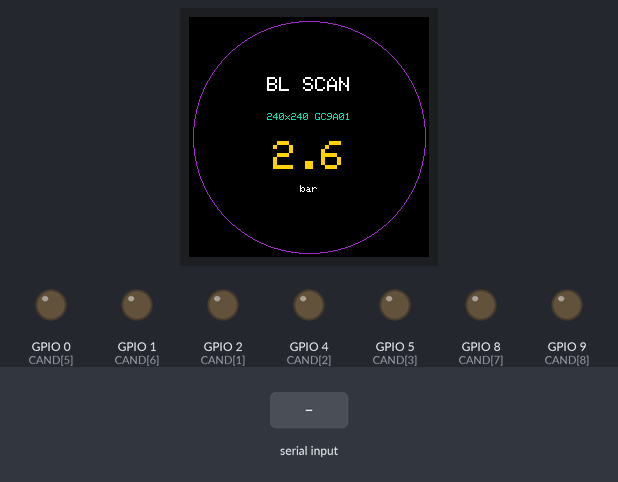
Simulated run of this sketch. Board: ESP32. Parts: 240×240 colour display, output pins drawn as LEDs (lit = HIGH). Dashed ring = blinking. Inputs (shaded band) come from the test bench. Pins used as bus, display or sensor lines are not drawn; what the sketch prints to the serial monitor is not drawn.

Above: at 1.7 s.
1.8 s: "scan\n" received over Serial
At 2.85 s:
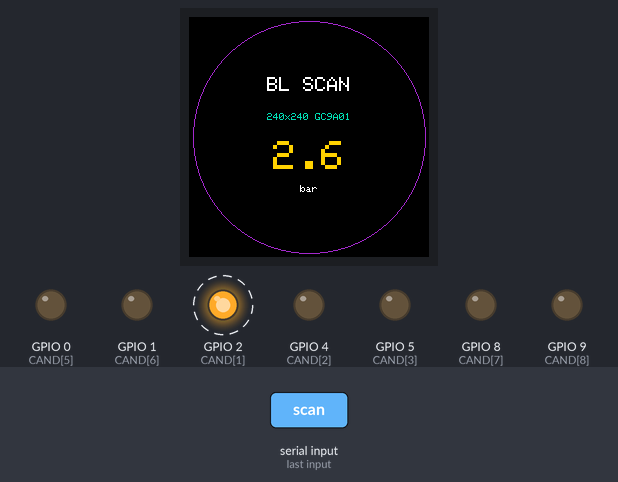
At 4.17 s:
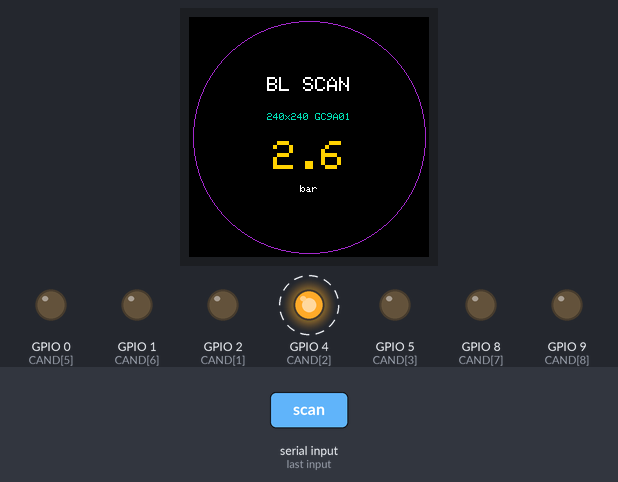
Timing chart, 0 to 19.8 s (numbered marks = the images above; inputs shaded):
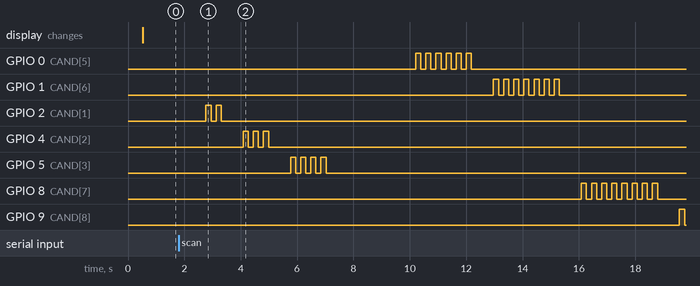

The sketch:

esp32-2424s012-bl-scan.ino
```cpp
/*
 * esp32-2424s012-bl-scan —— 背光排查固件
 *
 * 现象：面板初始化成功(240x240)但屏幕完全无光 → 背光没通。
 * 做法：把候选 GPIO 挨个当背光用，第 N 个候选引脚就闪 N 下：
 *        第 1 组（高电平有效）：引脚 1..9  → 分别闪 1..9 下
 *        间隔 3 秒全黑
 *        第 2 组（低电平有效）：同样的引脚 → 分别闪 1..9 下
 *      你只要记住"在哪一组、闪了几下"，就能反推出引脚和极性。
 *
 * 注意：C3 的 GPIO18/19/20/21 是 USB，绝不能驱动，已排除。
 *
 * 串口命令（115200，换行结尾）：
 *   h        帮助
 *   scan     开始闪烁排查（开机不自动跑，避免和别的日志混在一起）
 *   bl <pin> 直接把某个引脚当背光拉满
 *   draw     重画测试图案
 *   inv      切换背光极性后重设
 */

#define LGFX_USE_V1
#include <LovyanGFX.hpp>
#include <Arduino.h>

/* ---- 候选背光引脚（已排除 USB 18/19/20/21 与 SPI 6/7）---- */
static const uint8_t CAND[] = {3, 2, 4, 5, 10, 0, 1, 8, 9};
static const uint8_t CAND_N = sizeof(CAND) / sizeof(CAND[0]);

static int8_t  g_blPin  = 3;      // 社区资料写的背光脚
static bool    g_blInv  = false;  // 是否低电平有效

#define PIN_LCD_SCLK 6
#define PIN_LCD_MOSI 7
#define PIN_LCD_DC   2
#define PIN_LCD_CS   10

class LGFX : public lgfx::LGFX_Device {
  lgfx::Panel_GC9A01 _panel;
  lgfx::Bus_SPI      _bus;
  lgfx::Light_PWM    _light;
 public:
  LGFX() {
    {
      auto c = _bus.config();
      c.spi_host = SPI2_HOST; c.spi_mode = 0;
      c.freq_write = 40000000; c.freq_read = 16000000;
      c.pin_sclk = PIN_LCD_SCLK; c.pin_mosi = PIN_LCD_MOSI;
      c.pin_miso = -1; c.pin_dc = PIN_LCD_DC;
      _bus.config(c); _panel.setBus(&_bus);
    }
    {
      auto c = _panel.config();
      c.pin_cs = PIN_LCD_CS; c.pin_rst = -1;
      c.panel_width = 240; c.panel_height = 240;
      c.readable = false; c.invert = true; c.rgb_order = false;
      _panel.config(c);
    }
    {
      auto c = _light.config();
      c.pin_bl = g_blPin; c.freq = 12000; c.pwm_channel = 7; c.invert = g_blInv;
      _light.config(c); _panel.setLight(&_light);
    }
    setPanel(&_panel);
  }
};

static LGFX lcd;

static void drawPattern() {
  lcd.fillScreen(TFT_BLACK);
  lcd.drawCircle(120, 120, 116, lcd.color565(160, 40, 200));
  lcd.setTextDatum(textdatum_t::top_center);
  lcd.setTextColor(TFT_WHITE, TFT_BLACK);
  lcd.setTextSize(2);
  lcd.drawString("BL SCAN", 120, 60);
  lcd.setTextSize(1);
  lcd.setTextColor(lcd.color565(0, 220, 180), TFT_BLACK);
  lcd.drawString("240x240 GC9A01", 120, 96);
  lcd.setTextSize(4);
  lcd.setTextColor(lcd.color565(255, 210, 0), TFT_BLACK);
  lcd.setTextDatum(textdatum_t::middle_center);
  lcd.drawString("2.6", 120, 140);
  lcd.setTextSize(1);
  lcd.setTextColor(TFT_WHITE, TFT_BLACK);
  lcd.drawString("bar", 120, 172);
}

static void pinAllLow() {
  for (uint8_t i = 0; i < CAND_N; i++) {
    pinMode(CAND[i], OUTPUT);
    digitalWrite(CAND[i], LOW);
  }
}

static void blinkPin(uint8_t pin, uint8_t times, bool activeHigh) {
  pinAllLow();
  pinMode(pin, OUTPUT);
  for (uint8_t k = 0; k < times; k++) {
    digitalWrite(pin, activeHigh ? HIGH : LOW);
    if (!activeHigh) digitalWrite(pin, LOW);   // 已在 LOW，保持
    delay(180);
    digitalWrite(pin, activeHigh ? LOW : HIGH);
    delay(180);
  }
  pinAllLow();
}

static void runScan() {
  Serial.printf("\r\n===== 第 1 组：高电平有效 =====\r\n");
  for (uint8_t i = 0; i < CAND_N; i++) {
    Serial.printf("[1] pin=%-2u 闪 %u 下\r\n", CAND[i], i + 1);
    blinkPin(CAND[i], i + 1, true);
    delay(600);
  }
  Serial.printf("---- 间隔 3 秒（全黑）----\r\n");
  delay(3000);

  Serial.printf("===== 第 2 组：低电平有效 =====\r\n");
  for (uint8_t i = 0; i < CAND_N; i++) {
    Serial.printf("[2] pin=%-2u 闪 %u 下\r\n", CAND[i], i + 1);
    pinAllLow();
    pinMode(CAND[i], OUTPUT);
    digitalWrite(CAND[i], HIGH);           // 先拉高=灭
    for (uint8_t k = 0; k < i + 1; k++) {
      digitalWrite(CAND[i], LOW);          // 低=亮
      delay(180);
      digitalWrite(CAND[i], HIGH);
      delay(180);
    }
    delay(600);
  }
  pinAllLow();
  Serial.printf("扫描结束。记住你看到的：第几组、闪几下。\r\n");
}

static char    g_line[48];
static uint8_t g_len = 0;

static void pollSerial() {
  while (Serial.available()) {
    char ch = (char)Serial.read();
    if (ch == '\r') continue;
    if (ch != '\n') { if (g_len < sizeof(g_line) - 1) g_line[g_len++] = ch; continue; }
    g_line[g_len] = 0; g_len = 0;
    String cmd(g_line); cmd.trim();
    if (cmd.length() == 0) continue;
    if (cmd == "h") {
      Serial.printf("命令：all1/all0 全部候选脚拉高/拉低 | set 3,2,4 1 指定脚 | scan 闪烁排查 | bl <pin> | draw | inv\r\n");
    } else if (cmd == "scan") {
      runScan();
    } else if (cmd.startsWith("bl ")) {
      int p = cmd.substring(3).toInt();
      g_blPin = (int8_t)p;
      pinMode(p, OUTPUT);
      digitalWrite(p, g_blInv ? LOW : HIGH);
      Serial.printf("背光脚设为 GPIO%d（%s），已拉满\r\n", p, g_blInv ? "低有效" : "高有效");
      drawPattern();
    } else if (cmd == "all1" || cmd == "all0") {
      bool lvl = (cmd == "all1");
      for (uint8_t i = 0; i < CAND_N; i++) { pinMode(CAND[i], OUTPUT); digitalWrite(CAND[i], lvl ? HIGH : LOW); }
      Serial.printf("全部候选脚 = %s（%u 个）\r\n", lvl ? "HIGH" : "LOW", CAND_N);
    } else if (cmd.startsWith("set ")) {
      String rest = cmd.substring(4);
      int lastSp = rest.lastIndexOf(' ');
      String pins = (lastSp > 0) ? rest.substring(0, lastSp) : rest;
      int lvl = (lastSp > 0) ? rest.substring(lastSp + 1).toInt() : 1;
      pinAllLow();
      int start = 0;
      for (int i = 0; i <= (int)pins.length(); i++) {
        if (i == (int)pins.length() || pins[i] == ',') {
          int pn = pins.substring(start, i).toInt();
          pinMode(pn, OUTPUT); digitalWrite(pn, lvl ? HIGH : LOW);
          start = i + 1;
        }
      }
      Serial.printf("设置 [%s] = %d\r\n", pins.c_str(), lvl);
    } else if (cmd == "draw") {
      drawPattern();
      Serial.printf("已重画\r\n");
    } else if (cmd == "inv") {
      g_blInv = !g_blInv;
      pinMode(g_blPin, OUTPUT);
      digitalWrite(g_blPin, g_blInv ? LOW : HIGH);
      Serial.printf("背光极性切换为：%s\r\n", g_blInv ? "低电平有效" : "高电平有效");
    } else {
      Serial.printf("未知命令 %s\r\n", cmd.c_str());
    }
  }
}

void setup() {
  Serial.begin(115200);
  delay(300);
  Serial.printf("\r\n=== BL scan: ESP32-2424S012 ===\r\n");
  Serial.printf("SDK=%s heap=%u\r\n", ESP.getSdkVersion(), (unsigned)ESP.getFreeHeap());

  lcd.init();
  lcd.setBrightness(255);
  Serial.printf("panel init ok %dx%d, BL=GPIO%d\r\n", (int)lcd.width(), (int)lcd.height(), (int)g_blPin);
  drawPattern();
  Serial.printf("图案已画。屏幕没光就发 scan 命令，然后数闪几下。\r\n");
}

void loop() {
  pollSerial();
  delay(20);
}
```

Measured:
- after the input at 1.8 s, GPIO 0 (CAND[5]): alternates HIGH for 0.18 s and LOW for 0.18 s, 12 changes in all, then stays LOW, starting after 8.4 s; GPIO 1 (CAND[6]): alternates HIGH for 0.18 s and LOW for 0.18 s, 14 changes in all, then stays LOW, starting after 11.2 s
